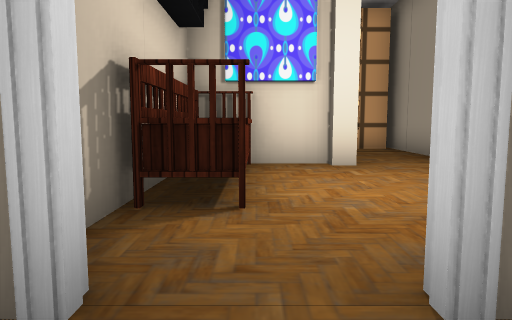
View 1 (above)

22 first-person views from a walk through a 3-D level made in the Unity game engine. The camera is 0.72 m above the floor, tilts 6° down and sees 70° across. The floor is counted in squares, 1 m on a side. Each view is taken from the middle of a square. On the plan, view 1 faces up. The plan holds only what a view shows up to about 11 squares ahead; the rest is blank. The player character is not drawn. Door leaves are left out, so doorways stand open. Some surface patterns are stand-ins.

View 2
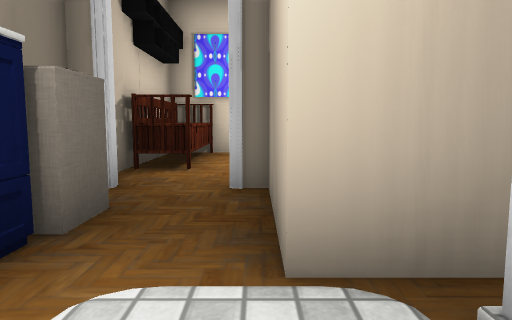

View 3
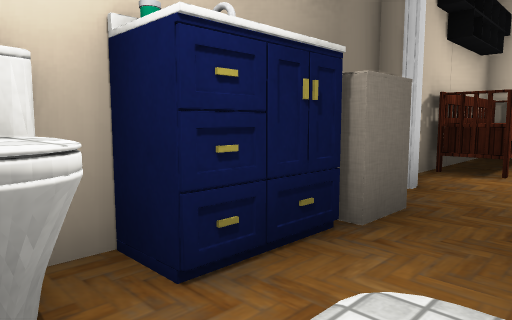

View 4
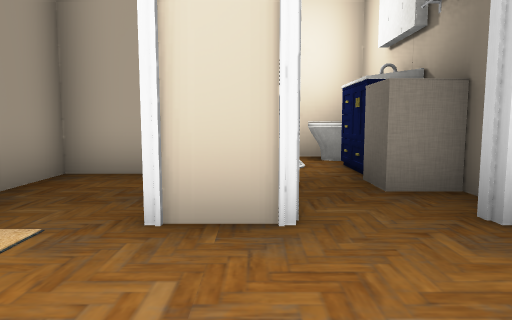

View 5
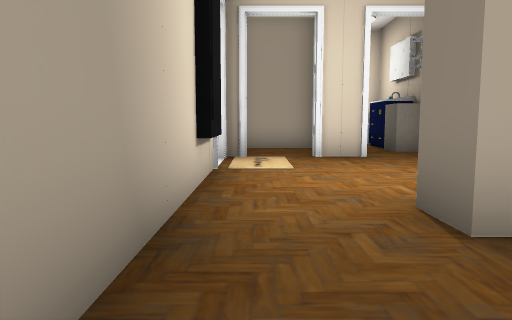

View 6
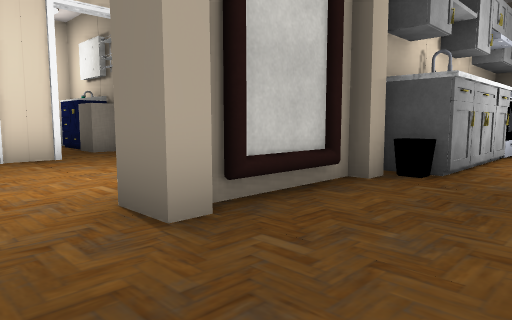

View 7
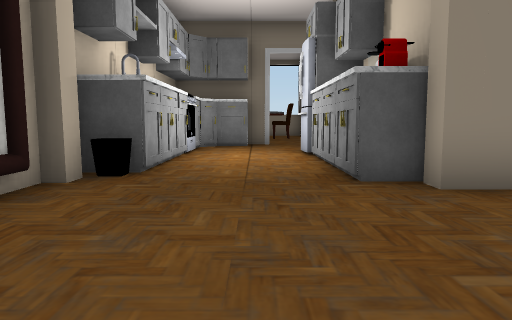

View 8
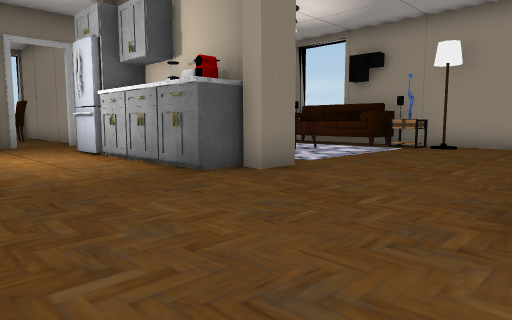

View 9
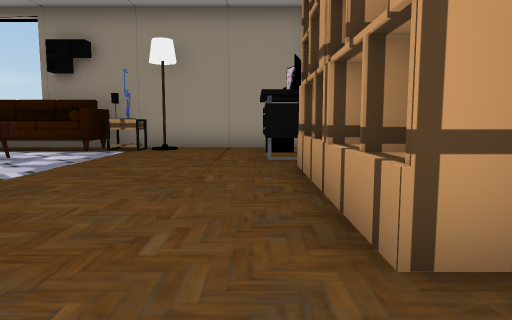

View 10
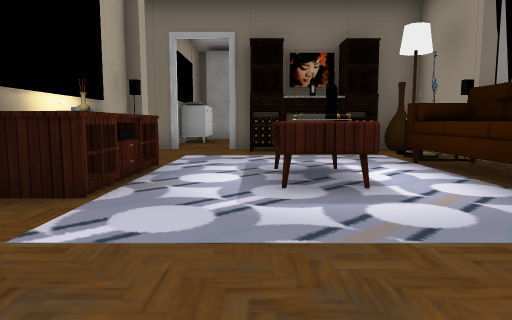

View 11
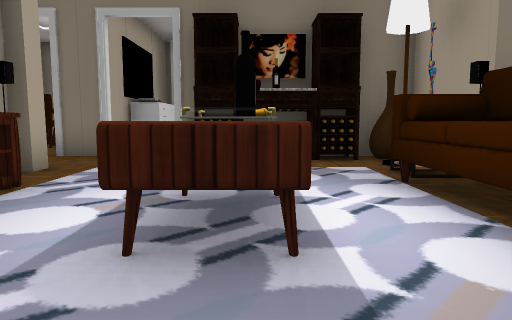

View 12
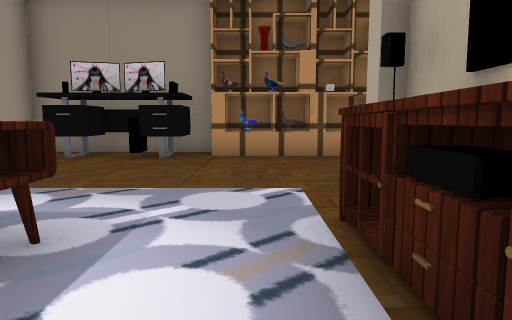

View 13
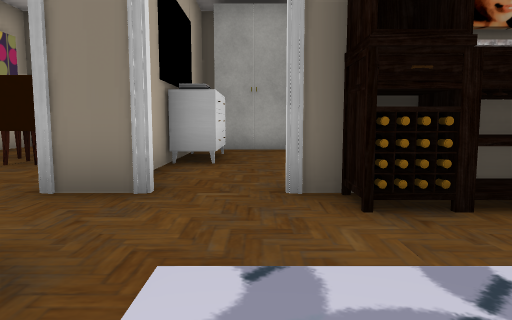

View 14
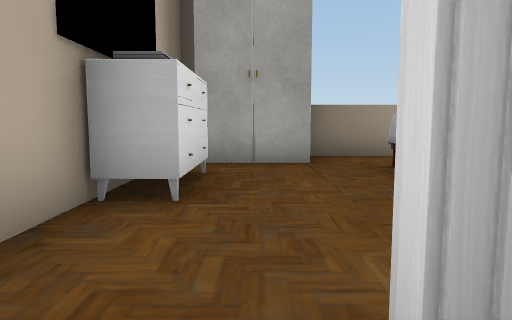

View 15
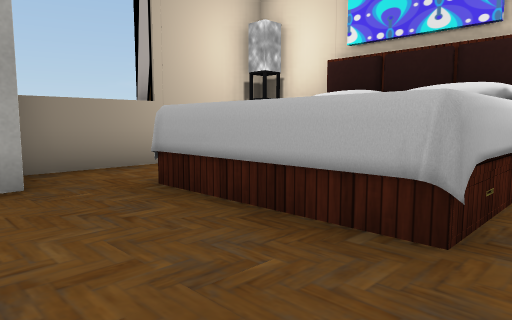

View 16
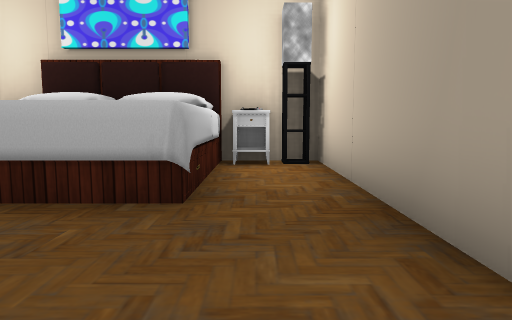

View 17
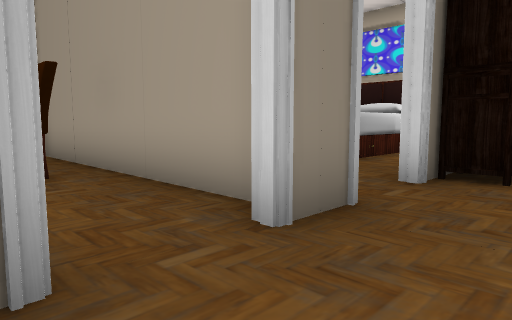

View 18
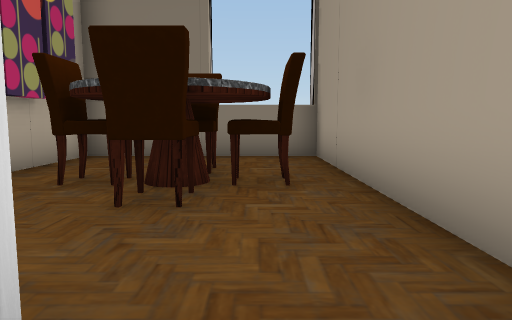

View 19
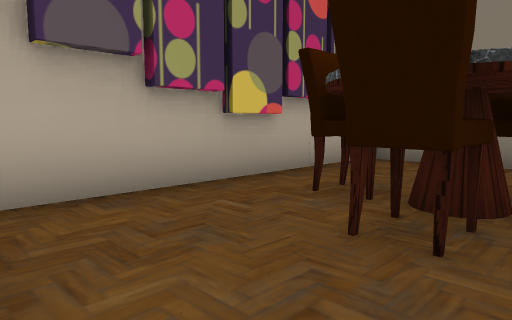

View 20
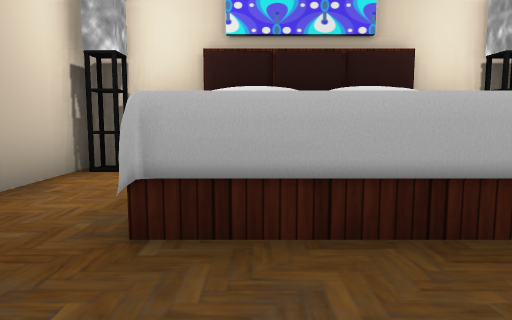

View 21
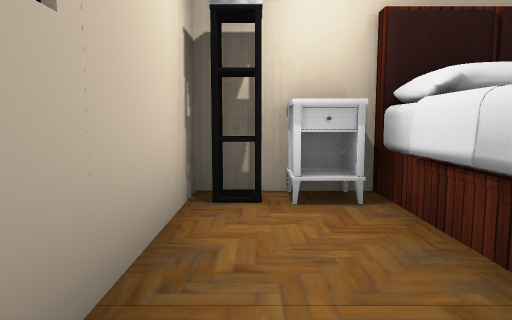

View 22
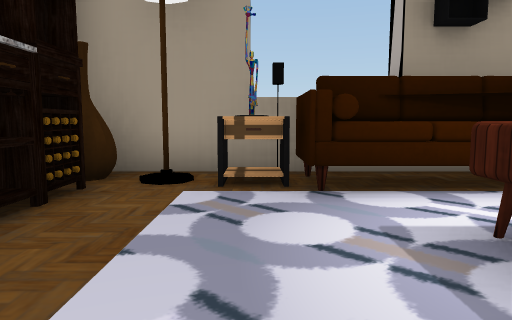

### Floor plan
Key: @ floor where view 1 was taken; # wall or solid block; . main floor; : floor 0.05 m higher than the main floor; D open door; = window, fence, low wall or low ledge; S shelf; P pillar; B bench; M mirror; C cabinet; R rug; F sofa; T table; E dresser; H chair; L closet; A bed; O other object.
Columns run from 16 left of view 1 to 4 right of it. Each row starts with its distance up from view 1.
 19 ###  ###       #####
 18 ##AAAAO###O###O.....#
 17 #.A  A.##TRFFFTTO.OO#
 16 #.A  A.##O     ....O#
 15 #..AAA.#C.  OT ...OO#
 14 # .....##.  TT ....S#
 13  L.....D...... ....S#
 12   .EEE.D.OPTTTOP...S#
 11 ########.OC###OP...S#
 10 #...H.....O####....S#
  9 #..HTH.#............#
  8 #...H..##...........#
  7 #...... ##O#  OP.MP.#
  6 #######       ##BPP.#
  5                BB...#
  4                BB...M
  3                #B...D
  2                #D.DDD
  1                #D#DD#
  0                O@#
 -1                O.####
 -2                #.:=
 -3                OO:
 -4                ##

Where each view was taken, in squares from view 1:
view 1: 0 up, 0 right, facing up
view 2: 3 down, 1 right, facing up
view 3: 3 down, 1 right, facing up-left
view 4: 4 up, 1 right, facing down
view 5: 9 up, 3 right, facing down
view 6: 9 up, 3 right, facing down-left
view 7: 9 up, 3 right, facing left
view 8: 7 up, 3 right, facing up-left
view 9: 8 up, 2 right, facing up
view 10: 14 up, 1 right, facing left
view 11: 15 up, 1 left, facing left
view 12: 13 up, 5 left, facing right
view 13: 13 up, 5 left, facing left
view 14: 13 up, 8 left, facing left
view 15: 13 up, 10 left, facing up-left
view 16: 12 up, 10 left, facing up
view 17: 9 up, 7 left, facing up-left
view 18: 10 up, 8 left, facing left
view 19: 10 up, 9 left, facing down-left
view 20: 13 up, 13 left, facing up
view 21: 15 up, 15 left, facing up
view 22: 13 up, 6 left, facing up
